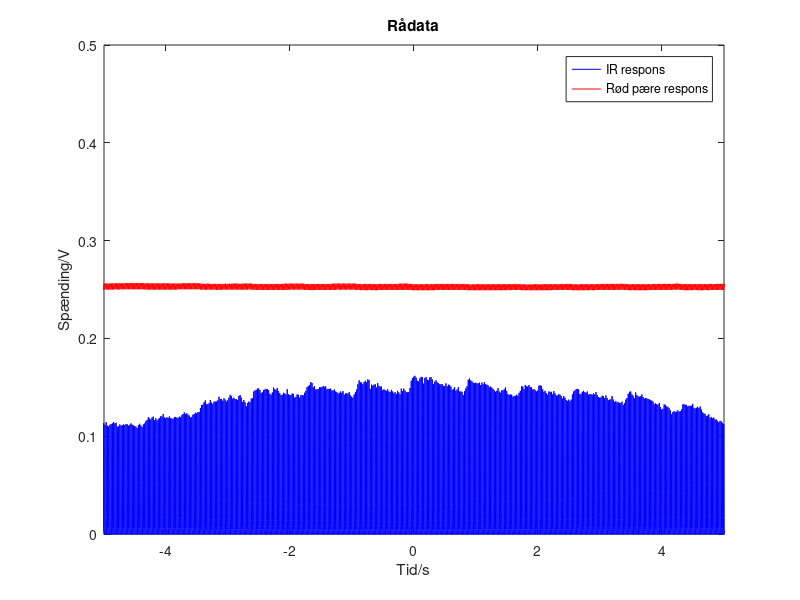
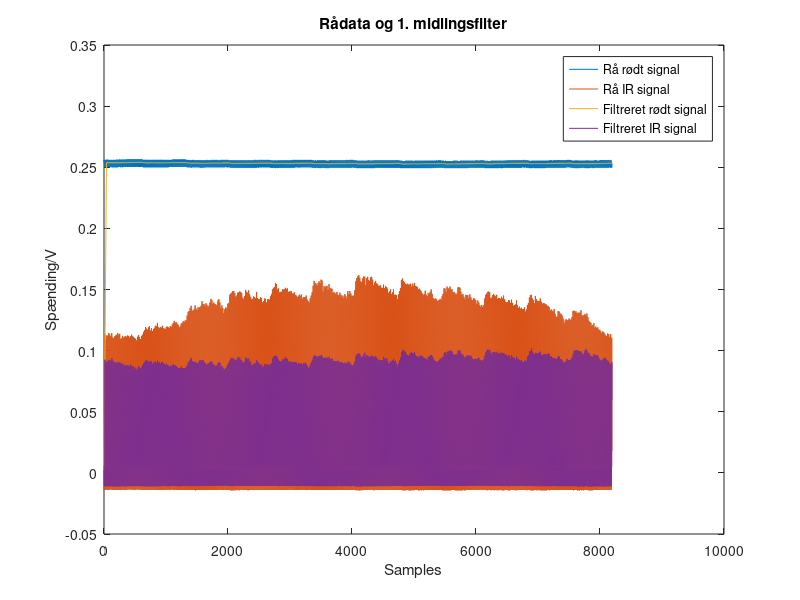
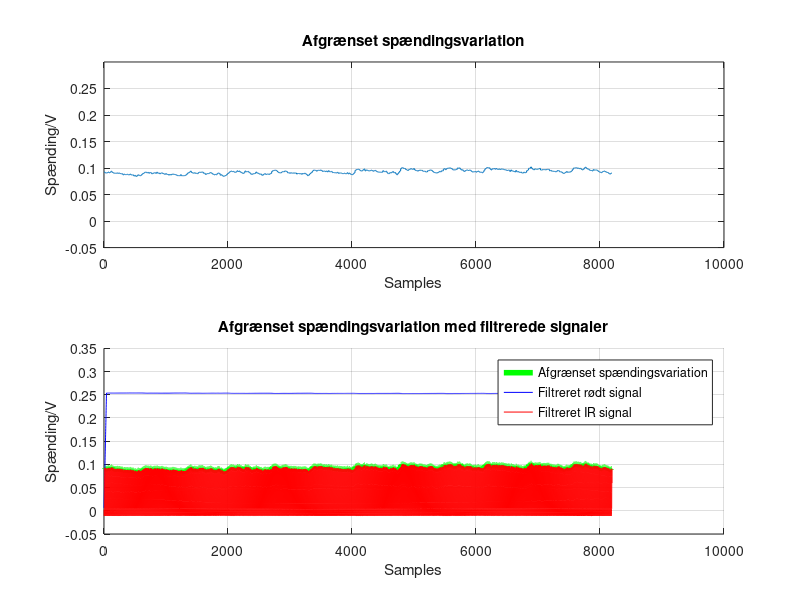
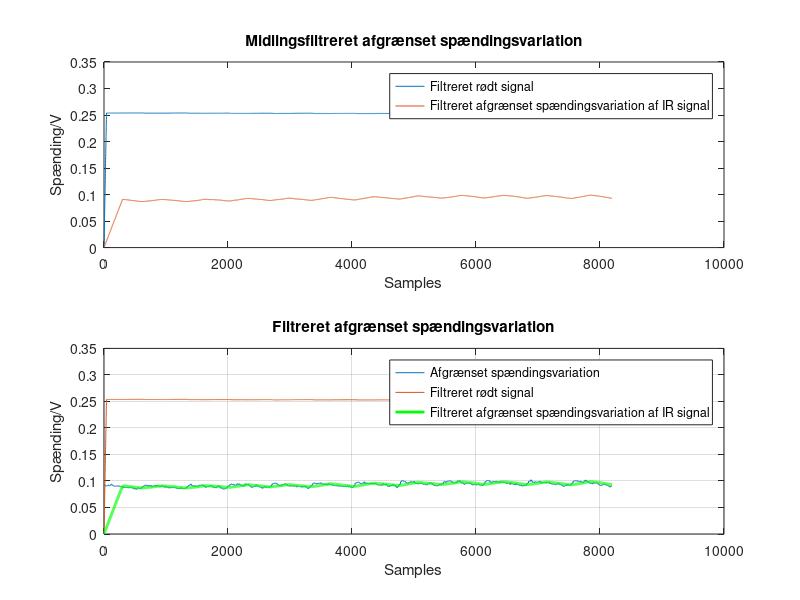

Write the MATLAB code that produced these figures, in order.
%% Målinger DSE opgave
%  Henrik Truelsen, Viggo Lysdahl, Simon Mylius 03/05-2018

%% Generelt setup:
clear; close all; clc; format compact

%% Indlæsning af data til step respons
sig1=csvread('data/data.csv');

time_S=sig1(:, 1);
RED_S=sig1(:, 2);
IR_S= sig1(:, 3);
% udregning af variable
Ts = time_S(2)-time_S(1);
fs = 1/Ts; %800 hertz
N = 8192;
Tdur = N/fs;
n = (1:N);


%% 1. midlingsfilter
% rødt signal
M_S_R = 40;                           % filterkoefficienter
hMA_R_S = 1/M_S_R*ones(1,M_S_R);          % MA-filter, filterkoefficienter
yMA_R_S = filter(hMA_R_S,1,RED_S);      % filtrerer inputsignal

% IR signal
M_S_IR = 3;                           % filterkoefficienter
hMA_IR_S = 1/M_S_IR*ones(1,M_S_IR);          % MA-filter, filterkoefficienter
yMA_IR_S = filter(hMA_IR_S,1,IR_S);      % filtrerer inputsignal

c = zeros(1,N);

for i = 1:512
    c((i*16-15):(16*i)) = ones(1,16) * max(yMA_IR_S(16*i-5:16*i));
end

% IR signal
M_S_IR_filtreret = 300;                          % filterkoefficienter
hMA_IR_S_filtreret = 1/M_S_IR_filtreret*ones(1,M_S_IR_filtreret);          % MA-filter, filterkoefficienter
yMA_IR_S_filtreret = filter(hMA_IR_S_filtreret,1,c);      % filtrerer inputsignal

puls = 0;
p_x = [];
for i = (M_S_IR_filtreret/8)-1:(N/8)
    if (yMA_IR_S_filtreret(i*8) > yMA_IR_S_filtreret((i*8)-1)) && (yMA_IR_S_filtreret(i*8) > yMA_IR_S_filtreret((i*8)+1))
        puls = puls + 1;
        p_x = ([p_x,i*8]);
    end
end

pulsfr=(60/((p_x(length(p_x))-p_x(2))/800))*puls;

%% plotning af signaler

figure
plot(time_S, IR_S, 'b'), grid, hold on
plot(time_S, RED_S, 'r'), grid;
xlabel('Tid/s'), ylabel('Spænding/V'), title('Rådata');
xlim([-5 5]), ylim([0 0.5]);
legend('IR respons', 'Rød pære respons');

figure
plot(n,RED_S), grid, hold on
plot(n,IR_S), grid, hold on
plot(n,yMA_R_S), grid, hold on
plot(n,yMA_IR_S), grid, hold on
xlabel('Samples'), ylabel('Spænding/V'), title('Rådata og 1. midlingsfilter');
legend('Rå rødt signal','Rå IR signal', ['Filtreret rødt ' ...
                    'signal'],'Filtreret IR signal');

figure
subplot(2,1,1)
plot(n,c), grid, hold on
ylim([-0.05 0.3]);
xlabel('Samples'), ylabel('Spænding/V'), title('Afgrænset spændingsvariation');

subplot(2,1,2)
hold on
plot(n,c, 'g','LineWidth', 4), grid, hold on
plot(n,yMA_R_S,'b'), grid, hold on
plot(n,yMA_IR_S,'r'), grid, hold on
xlabel('Samples'), ylabel('Spænding/V'), title(['Afgrænset ' ...
                    'spændingsvariation med filtrerede signaler']);
legend('Afgrænset spændingsvariation','Filtreret rødt signal','Filtreret IR signal');



figure
subplot(2,1,1)
plot(n,yMA_R_S), grid, hold on
plot(n,yMA_IR_S_filtreret),grid,hold on;
xlabel('Samples'), ylabel('Spænding/V'), title(['Midlingsfiltreret afgrænset ' ...
                    'spændingsvariation']);
legend('Filtreret rødt signal','Filtreret afgrænset spændingsvariation af IR signal');

subplot(2,1,2)
plot(n,c), grid, hold on
plot(n,yMA_R_S), grid, hold on
plot(n,yMA_IR_S_filtreret,'g','LineWidth', 2),grid,hold on;
xlabel('Samples'), ylabel('Spænding/V'), title(['Filtreret afgrænset ' ...
                    'spændingsvariation']);
legend('Afgrænset spændingsvariation',['Filtreret rødt signal'],['Filtreret ' ...
                    'afgrænset spændingsvariation af IR signal']);


% figure
% subplot(1,2,1:2)
% plot(n,RED_S), grid, hold on
% plot(n,yMA_R_S), grid, hold on
% plot(n,IR_S), grid, hold on
% plot(n,yMA_IR_S), grid, hold on
% plot(n,c, 'r'), grid, hold on
% plot(n,yMA_IR_S_filtreret, 'g');
% lgd = legend('original rød pære respons', 'filtreret rød pære respons', 'original IR respons', '3 koefficienters IR filter', 'højeste værdi af hvert 32 sample hertil', '280 koefficienters filter på max værdi af hvert 32 sample');
% title(lgd,'akser');
% xlim([0 N]);
% title('Simons filter respons');
% xlabel('samples'), ylabel('volt');
